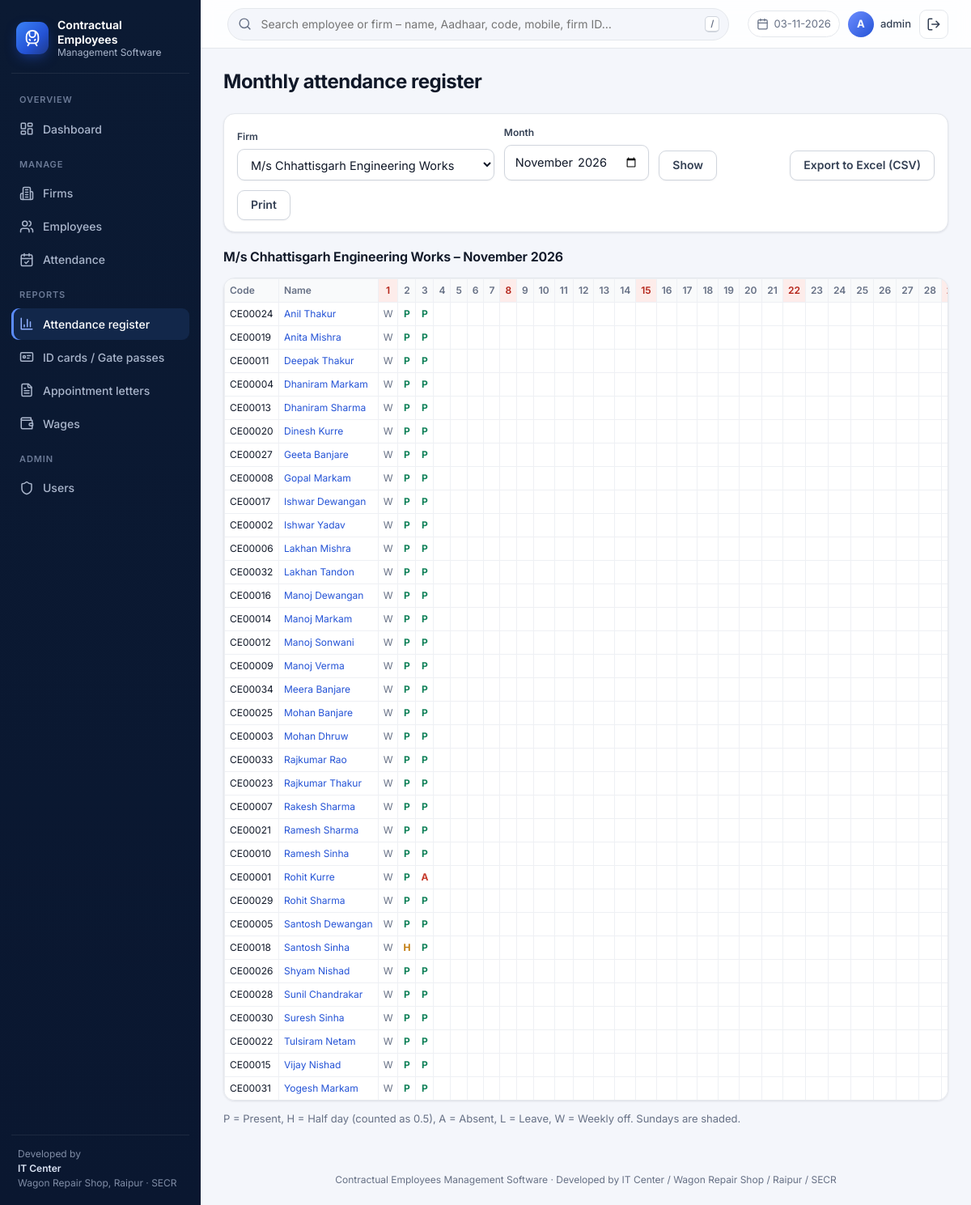
The page /attendance/report?firm_id=13 (signed in) on the database its author committed.
### tables this page shows
CREATE TABLE firms (
    id INTEGER PRIMARY KEY AUTOINCREMENT,
    name TEXT UNIQUE NOT NULL,
    owner_name TEXT,
    contact_person TEXT,
    mobile TEXT,
    email TEXT,
    address TEXT,
    gst_no TEXT,
    pan_no TEXT,
    labour_licence_no TEXT,
    work_order_no TEXT,
    work_description TEXT,
    contract_start TEXT,
    contract_end TEXT,
    status TEXT DEFAULT 'Active',
    created_at TEXT DEFAULT CURRENT_TIMESTAMP
, pincode TEXT, lin_no TEXT, registration_no TEXT, loa_date TEXT);

CREATE TABLE employees (
    id INTEGER PRIMARY KEY AUTOINCREMENT,
    firm_id INTEGER NOT NULL REFERENCES firms(id),
    emp_code TEXT UNIQUE,
    name TEXT NOT NULL,
    father_name TEXT,
    dob TEXT,
    gender TEXT,
    aadhaar_no TEXT UNIQUE,
    aadhaar_file TEXT,
    photo_file TEXT,
    mobile TEXT,
    address TEXT,
    pv_done INTEGER DEFAULT 0,
    pv_cert_no TEXT,
    pv_valid_upto TEXT,
    pv_file TEXT,
    qualification TEXT,
    skill_category TEXT,
    designation TEXT,
    date_of_joining TEXT,
    status TEXT DEFAULT 'Active',
    created_at TEXT DEFAULT CURRENT_TIMESTAMP,
    updated_at TEXT DEFAULT CURRENT_TIMESTAMP
, uan_no TEXT, esic_no TEXT, bank_name TEXT, bank_account TEXT, ifsc TEXT, daily_wage REAL, blood_group TEXT, pincode TEXT, gate_pass_no TEXT, gp_valid_from TEXT, gp_valid_upto TEXT, appt_date TEXT, appt_other_allowance TEXT, appt_duties TEXT, appt_other_info TEXT);

### app.py (the view, shortened to what this page needs)
@app.route("/attendance/report")
@login_required
def attendance_report():
    db = get_db()
    firm_list = db.execute("SELECT id, name FROM firms ORDER BY name").fetchall()
    firm_id = request.args.get("firm_id", type=int)
    month = request.args.get("month") or date.today().strftime("%Y-%m")
    year, mon, days = month_days(month)
    report = []
    firm = None
    if firm_id:
        firm = db.execute("SELECT * FROM firms WHERE id=?", (firm_id,)).fetchone()
        report = month_register(firm_id, month, days)
    weekdays = [calendar.weekday(year, mon, d) for d in days]
    return render_template("attendance_report.html", firms=firm_list, firm_id=firm_id, firm=firm,
                           month=month, days=days, weekdays=weekdays, report=report,
                           month_label=f"{calendar.month_name[mon]} {year}")

### app.py (called while the page is built)
def get_db():
    if "db" not in g:
        g.db = sqlite3.connect(DB_PATH)
        g.db.row_factory = sqlite3.Row
        g.db.execute("PRAGMA foreign_keys = ON")
    return g.db

def parse_date(value):
    try:
        return datetime.strptime(value, "%Y-%m-%d").date()
    except (TypeError, ValueError):
        return None

@app.template_filter("dmy")
def dmy(value):
    d = parse_date(value) if isinstance(value, str) else value
    return d.strftime("%d-%m-%Y") if d else "-"

def icon(name, size=18):
    return Markup(f'<svg class="icon" width="{size}" height="{size}" viewBox="0 0 24 24" fill="none" '
                  f'stroke="currentColor" stroke-width="2" stroke-linecap="round" stroke-linejoin="round" '
                  f'aria-hidden="true">{_ICONS[name]}</svg>')

def login_required(view):
    @wraps(view)
    def wrapped(*args, **kwargs):
        if not session.get("user_id"):
            return redirect(url_for("login", next=request.path))
        return view(*args, **kwargs)
    return wrapped

@app.before_request
def guard():
    if request.endpoint == "static":
        return
    has_user = get_db().execute("SELECT 1 FROM users LIMIT 1").fetchone()
    if not has_user and request.endpoint != "setup":
        return redirect(url_for("setup"))
    if request.method == "POST":
        token = request.form.get("csrf_token")
        if not token or token != session.get("csrf_token"):
            abort(400, "Form expired. Please go back, reload the page and try again.")

@app.context_processor
def inject_csrf():
    if "csrf_token" not in session:
        session["csrf_token"] = secrets.token_hex(16)
    return {"csrf_token": session["csrf_token"], "today": date.today().isoformat()}

def month_days(month):
    try:
        year, mon = map(int, month.split("-"))
        return year, mon, list(range(1, calendar.monthrange(year, mon)[1] + 1))
    except (ValueError, calendar.IllegalMonthError):
        abort(400)

### templates/attendance_report.html (shortened to what this page needs)
{% extends "base.html" %}
{% block content %}
<div class="page-head no-print"><div><h1>Monthly attendance register</h1></div></div>
<form class="filters no-print" method="get">
  <div class="grow"><label>Firm</label>
    <select name="firm_id"><option value="">-- Select firm --</option>
      {% for f in firms %}<option value="{{ f.id }}" {{ 'selected' if firm_id == f.id }}>{{ f.name }}</option>{% endfor %}</select></div>
  <div><label>Month</label><input type="month" name="month" value="{{ month }}"></div>
  <div><button class="btn secondary">Show</button></div>
  {% if firm %}
  <div><a class="btn secondary" href="{{ url_for('attendance_report', firm_id=firm_id, month=month, export='csv') }}">Export to Excel (CSV)</a></div>
  <div><button type="button" class="btn secondary" onclick="window.print()">Print</button></div>
  {% endif %}
</form>
{% if firm %}
<h2>{{ firm.name }} – {{ month_label }}</h2>
<div class="table-wrap">
<table class="register">
  <tr>
    <th class="name">Code</th><th class="name">Name</th>
    {% for d in days %}<th class="{{ 'sun' if weekdays[loop.index0] == 6 }}">{{ d }}</th>{% endfor %}
  </tr>
  {% for r in report %}
  <tr>
    <td class="name">{{ r.emp.emp_code }}</td>
    <td class="name"><a href="{{ url_for('employee_view', emp_id=r.emp.id) }}">{{ r.emp.name }}</a></td>
    {% for c in r.codes %}<td class="c-{{ c }}">{{ c }}</td>{% endfor %}
  </tr>
  {% else %}
  <tr><td colspan="{{ days|length + 8 }}" class="empty">No employees.</td></tr>
  {% endfor %}
</table>
</div>
<p class="legend small muted">P = Present, H = Half day (counted as 0.5), A = Absent, L = Leave, W = Weekly off. Sundays are shaded.</p>
{% elif not firm_id %}
<p class="muted">Select a firm and month to see the register.</p>
{% endif %}
{% endblock %}

### rows shown on the page
firms: name "M/s Chhattisgarh Engineering Works"
employees: emp.emp_code "CE00024", emp.name "Anil Thakur"
employees: emp.emp_code "CE00019", emp.name "Anita Mishra"
employees: emp.emp_code "CE00011", emp.name "Deepak Thakur"
employees: emp.emp_code "CE00004", emp.name "Dhaniram Markam"
employees: emp.emp_code "CE00013", emp.name "Dhaniram Sharma"
employees: emp.emp_code "CE00020", emp.name "Dinesh Kurre"
employees: emp.emp_code "CE00027", emp.name "Geeta Banjare"
employees: emp.emp_code "CE00008", emp.name "Gopal Markam"
employees: emp.emp_code "CE00017", emp.name "Ishwar Dewangan"
employees: emp.emp_code "CE00002", emp.name "Ishwar Yadav"
employees: emp.emp_code "CE00006", emp.name "Lakhan Mishra"
employees: emp.emp_code "CE00032", emp.name "Lakhan Tandon"
employees: emp.emp_code "CE00016", emp.name "Manoj Dewangan"
employees: emp.emp_code "CE00014", emp.name "Manoj Markam"
employees: emp.emp_code "CE00012", emp.name "Manoj Sonwani"
employees: emp.emp_code "CE00009", emp.name "Manoj Verma"
employees: emp.emp_code "CE00034", emp.name "Meera Banjare"
employees: emp.emp_code "CE00025", emp.name "Mohan Banjare"
employees: emp.emp_code "CE00003", emp.name "Mohan Dhruw"
employees: emp.emp_code "CE00033", emp.name "Rajkumar Rao"
employees: emp.emp_code "CE00023", emp.name "Rajkumar Thakur"
employees: emp.emp_code "CE00007", emp.name "Rakesh Sharma"
employees: emp.emp_code "CE00021", emp.name "Ramesh Sharma"
employees: emp.emp_code "CE00010", emp.name "Ramesh Sinha"
employees: emp.emp_code "CE00001", emp.name "Rohit Kurre"
employees: emp.emp_code "CE00029", emp.name "Rohit Sharma"
employees: emp.emp_code "CE00005", emp.name "Santosh Dewangan"
employees: emp.emp_code "CE00018", emp.name "Santosh Sinha"
employees: emp.emp_code "CE00026", emp.name "Shyam Nishad"
employees: emp.emp_code "CE00028", emp.name "Sunil Chandrakar"
employees: emp.emp_code "CE00030", emp.name "Suresh Sinha"
employees: emp.emp_code "CE00022", emp.name "Tulsiram Netam"
employees: emp.emp_code "CE00015", emp.name "Vijay Nishad"
employees: emp.emp_code "CE00031", emp.name "Yogesh Markam"

### other values the page prints
{{ session.username[:1] | upper }} "A"
{{ session.username }} "admin"
{{ month_label }} "November 2026"
{{ d }} "1" "2" "3" "4" "5" "6" "7" "8" "9" "10" "11" "12" "13" "14" "15" "16" "17" "18" "19" "20" "21" "22" "23" "24" "25" "26" "27" "28"
{{ c }} "W" "P" "P" "W" "P" "P" "W" "P" "P" "W" "P" "P" "W" "P" "P" "W" "P" "P" "W" "P" "P" "W" "P" "P" "W" "P" "P" "W" "P" "P" "W" "P" "P" "W" "P" "P" "W" "P" "P" "W" "P" "P" "W" "P" "P" "W" "P" "P" "W" "P" "P" "W" "P" "P" "W" "P" "P" "W" "P" "P" "W" "P" "P" "W" "P" "P" "W" "P" "P" "W" "P" "P" "W" "P" "A" "W" "P" "P" "W" "P" "P" "W" "H" "P" "W" "P" "P" "W" "P" "P" "W" "P" "P" "W" "P" "P" "W" "P" "P" "W" "P" "P"
{{ APP_NAME }} "Contractual Employees Management Software"
{{ DEVELOPED_BY }} "IT Center / Wagon Repair Shop / Raipur / SECR"
form field firm_id "M/s Chhattisgarh Engineering Works"
